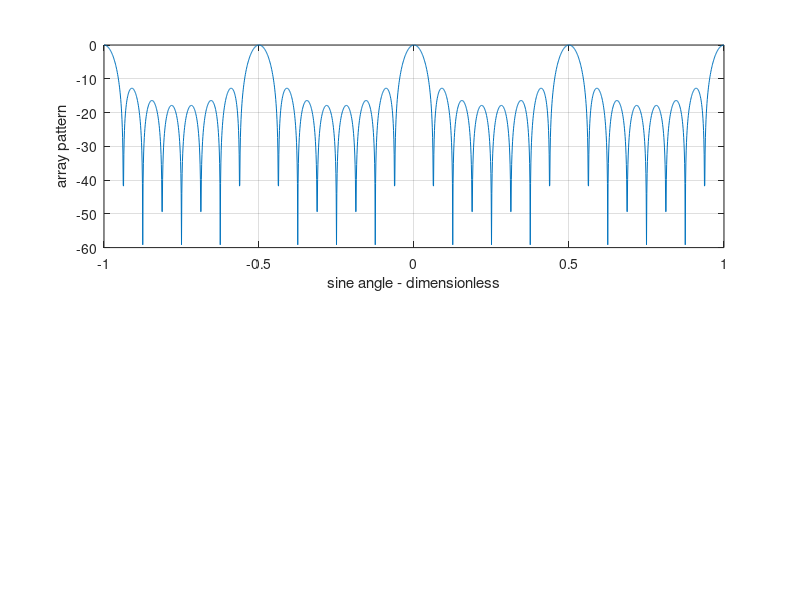

Recreate this plot in MATLAB. (Note: this script raises an error after producing the figure.)
clear all
eps =0.000001;
var = -01.:0.001:1.;
num = sin((8. * 2. * pi * 1.) .* var);
den = sin((2. * pi * 1.) .* var);
pattern = num ./ den;
maxval = max(abs(pattern));
pattern = abs(pattern ./ maxval);
i = 0.;
for ii=-1:0.001:1
i = i + 1.;
if(pattern(i) < 0.001)
   pattern(i) = 0.0011;
end
end
mod = abs(pattern);
subplot(2,1,1);
plot(var,20.0 .* log10(mod));
grid;
xlabel('sine angle - dimensionless')
ylabel('array pattern')
gtext('main lobe');
gtext('grating lobe');
gtext('grating lobe');
var1 = 1. * pi .* var;
patternj = 2. .* besselj(1,var1) ./ var1;
mod = abs(pattern) .* abs(patternj);
subplot(2,1,2);
plot(var,20.0 .* log10(mod));
grid;
xlabel('sine angle - dimensionless')
ylabel('array pattern')
gtext('main lobe');
gtext('grating lobe');
gtext('grating lobe');

